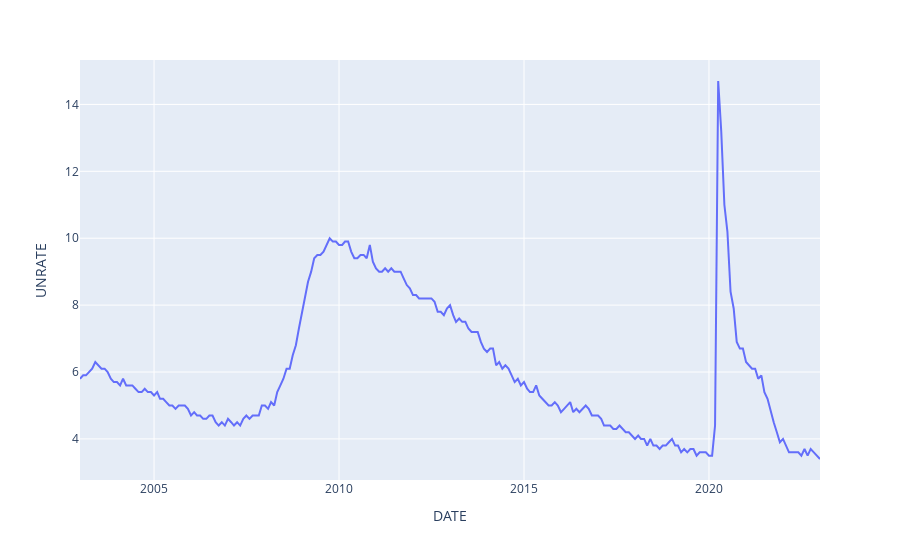

This figure's notebook cell:
### Markdown cell above
#### Taxa de Demprego

### Code cell
desemprego = web.DataReader('UNRATE', 'fred', start)
px.line(data_frame=desemprego, x=desemprego.index, y='UNRATE')

### Figure 1 — Plotly figure (JSON) as saved in the notebook; plotly's stock layout.template omitted (floating-point values rounded to 4 significant figures; data arrays with more than 128 entries replaced by an {"elided": "..."} marker saying what was removed)
{"data": [{"hovertemplate": "DATE=%{x}<br>UNRATE=%{y}<extra></extra>", "legendgroup": "", "line": {"color": "#636efa", "dash": "solid"}, "marker": {"symbol": "circle"}, "mode": "lines", "name": "", "orientation": "v", "showlegend": false, "type": "scatter", "x": {"elided": "241 str values"}, "xaxis": "x", "y": {"elided": "241 float values"}, "yaxis": "y"}], "layout": {"legend": {"tracegroupgap": 0}, "margin": {"t": 60}, "xaxis": {"anchor": "y", "domain": [0, 1], "title": {"text": "DATE"}}, "yaxis": {"anchor": "x", "domain": [0, 1], "title": {"text": "UNRATE"}}}}
